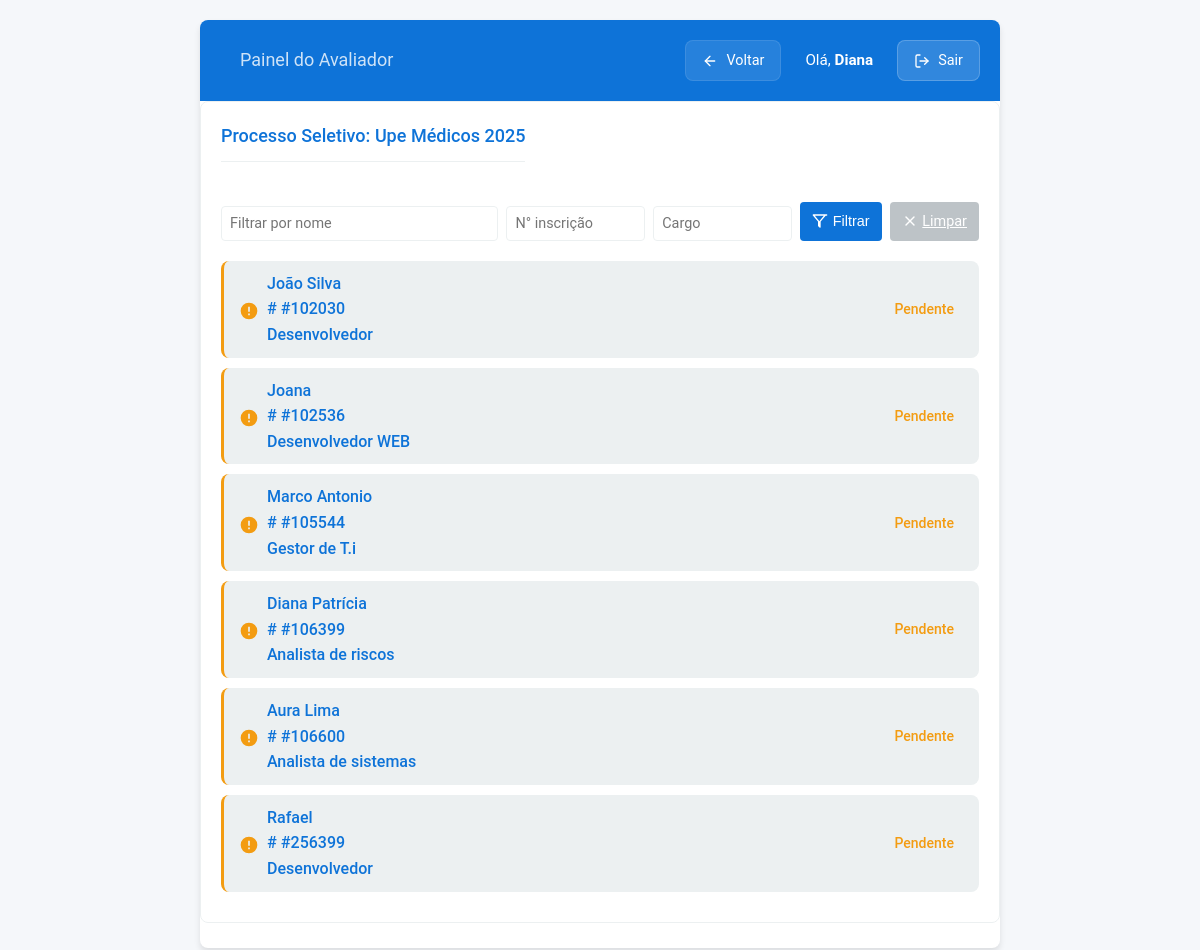
Page /painel/2/ (signed in) on the committed database.
### analise_curricular/models.py (models this page shows, shortened)
class Selecao(models.Model):
    nome = models.CharField(max_length=200, unique=True, verbose_name="Nome da Seleção")
    descricao = models.TextField(blank=True, verbose_name="Descrição")
    ativa = models.BooleanField(default=True, verbose_name="Ativa para Avaliação")
    class Meta:
        verbose_name = "Seleção"
        verbose_name_plural = "Seleções"
        ordering = ['nome']

class Candidato(models.Model):
    SIM_NAO_CHOICES = [
        ('Sim', 'Sim'),
        ('Nao', 'Não'),
    ]
    selecao = models.ForeignKey(
        Selecao,
        on_delete=models.SET_NULL,
        null=True,
        blank=True,
        related_name='candidatos_da_selecao',
        verbose_name="Seleção"
    )
    nome = models.CharField(max_length=255, verbose_name="Nome do Candidato")
    inscricao = models.CharField(max_length=50, unique=True, verbose_name="Número de Inscrição")
    cargo = models.CharField(max_length=100, verbose_name="Cargo/Função")
    pontuacao = models.IntegerField(
        default=0,
        verbose_name="Pontuação"
    )
    data_importacao = models.DateField(
        auto_now_add=True,
        verbose_name="Data da Importação"
    )
    data_analisado = models.DateTimeField(
        null=True,
        blank=True
    )
    avaliador_analise = models.ForeignKey(
        User,
        null=True,
        blank=True,
        on_delete=models.SET_NULL,
        related_name='avaliacoes_feitas'
    )
    analisado = models.BooleanField(
        default=False,
        verbose_name="Analisado"
    )
    respostas_dinamicas = JSONField(default=dict, blank=True, null=True)
    declarou_deficiencia = models.CharField(
        max_length=3,
        choices=SIM_NAO_CHOICES,
        default='Nao', # Valor padrão, pode ser ajustado
        verbose_name="Declarou que possui deficiência?"
    )
    tipo_deficiencia = models.TextField(
        blank=True,
        null=True,
        verbose_name="Tipo de Deficiência"
    )
    class Meta:
        verbose_name = "Candidato"
        verbose_name_plural = "Candidatos"
        ordering = ['nome', 'cargo']

### analise_curricular/views.py (the view)
# urls.py: path('painel/<int:selecao_id>/', views.painel_avaliador, name='painel_avaliador'),
@login_required
def painel_avaliador(request, selecao_id):
    selecao = get_object_or_404(Selecao, pk=selecao_id)
    candidatos = Candidato.objects.filter(selecao=selecao).order_by('inscricao')
    nome_filtro = request.GET.get('nome_filtro')
    inscricao_filtro = request.GET.get('inscricao')
    cargo_filtro = request.GET.get('cargo')
    if nome_filtro:
        candidatos = candidatos.filter(nome__icontains=nome_filtro)
    if inscricao_filtro:
        inscricao_limpa = ''.join(c for c in inscricao_filtro if c.isdigit())
        candidatos = candidatos.filter(inscricao__endswith=inscricao_limpa)
    if cargo_filtro:
        candidatos = candidatos.filter(cargo__icontains=cargo_filtro)
    context = {
        'selecao': selecao,
        'candidatos': candidatos,
        'todos_avaliados': not candidatos.filter(analisado=False).exists()
    }
    return render(request, 'Registration/painel_avaliador.html', context)

### analise_curricular/templates/Registration/painel_avaliador.html (shortened to what this page needs)
{% load static %}
<!DOCTYPE html>
<html lang="pt-br">
<head>
    <link rel="stylesheet" href="{% static 'CSS/style.css' %}">
</head>
<body>
    <div class="app-container">
        <header class="app-header">
            <div class="header-content">
                <h1>
                    <span class="selection-name">Painel do Avaliador</span>
                </h1>
             <div class="user-info">
    <a href="{% url 'selecionar_selecao' %}" class="back-button">
        <svg xmlns="http://www.w3.org/2000/svg" width="16" height="16" viewBox="0 0 24 24" fill="none" stroke="currentColor" stroke-width="2" stroke-linecap="round" stroke-linejoin="round">
            <path d="M19 12H5"></path>
            <path d="M12 19l-7-7 7-7"></path>
        </svg>
        Voltar
    </a>
    <span class="welcome-message">Olá, <strong>{{ request.user.username }}</strong></span>
    <a href="{% url 'logout' %}" class="logout-button">
        Sair
    </a>
</div>
            </div>
        </header>
        <main class="main-content">
            <section class="evaluation-section">
                <div class="section-header">
                    <h2 class="section-title">
                        Processo Seletivo: {{ selecao.nome }}
                    </h2>
                    <div class="candidate-counter">
                    </div>
                </div>
                <form method="get" class="filter-form compact">
                <div class="filter-grid">
                    <div class="filter-group">
                        <input type="text" id="nome_filtro" name="nome_filtro" value="{{ request.GET.nome_filtro }}" placeholder="Filtrar por nome">
                    </div>
                    <div class="filter-group">
                    <input type="text"
                        id="inscricao"
                        name="inscricao"
                        value="{{ request.GET.inscricao|default:''|slice:'2:' }}"
                        placeholder="N° inscrição"
                        oninput="this.value = this.value.replace(/\D/g, '')">
                    </div>
                    <div class="filter-group">
                        <input type="text" id="cargo" name="cargo" value="{{ request.GET.cargo }}" placeholder="Cargo">
                    </div>
                    <div class="filter-actions">
                        <button type="submit" class="filter-button" title="Aplicar filtros">
                            <svg xmlns="http://www.w3.org/2000/svg" width="16" height="16" viewBox="0 0 24 24" fill="none" stroke="currentColor" stroke-width="2" stroke-linecap="round" stroke-linejoin="round">
                                <polygon points="22 3 2 3 10 12.46 10 19.19 12 21.19 12 12.46 20 3"></polygon>
                            </svg>
                            <span class="mobile-hidden">Filtrar</span>
                        </button>
                        <a href="{% url 'painel_avaliador' selecao.id %}" class="filter-button neutral" title="Limpar filtros">
                            <svg xmlns="http://www.w3.org/2000/svg" width="16" height="16" viewBox="0 0 24 24" fill="none" stroke="currentColor" stroke-width="2" stroke-linecap="round" stroke-linejoin="round">
                                <line x1="18" y1="6" x2="6" y2="18"></line>
                                <line x1="6" y1="6" x2="18" y2="18"></line>
                            </svg>
                            <span class="mobile-hidden">Limpar</span>
                        </a>
                    </div>
                </div>
            </form>
              <div class="candidates-container">
                {% if candidatos %}
                    <ul class="document-list">
                        {% for candidato in candidatos %}
                            <li class="candidate-item {% if candidato.analisado %}evaluated{% else %}pending{% endif %}">
                                <a href="{% url 'analisar_candidato' candidato.id %}" class="document-link">
                                    <span class="document-icon">
                                        {% if candidato.analisado %}
                                            <svg width="20" height="20" viewBox="0 0 24 24">
                                                <path fill="var(--success-color)" d="M9 16.17L4.83 12l-1.42 1.41L9 19 21 7l-1.41-1.41L9 16.17z"/>
                                            </svg>
                                        {% else %}
                                            <svg width="20" height="20" viewBox="0 0 24 24">
                                                <path fill="var(--warning-color)" d="M13 13h-2V7h2m0 10h-2v-2h2m-1-13a10 10 0 0 0-10 10 10 10 0 0 0 10 10 10 10 0 0 0 10-10 10 10 0 0 0-10-10z"/>
                                            </svg>
                                        {% endif %}
                                    </span>
                                    <div class="candidate-info">
                                        <span class="candidate-name">{{ candidato.nome }}</span>
                                        <div class="candidate-meta">
                                            <span class="candidate-inscription">#{{ candidato.inscricao }}</span>
                                            <span class="candidate-position">{{ candidato.cargo }}</span>
                                        </div>
                                    </div>
                                    <span class="status-text">
                                        {% if candidato.analisado %}
                                            Avaliado em {{ candidato.data_analisado|date:"d/m/Y H:i" }}
                                        {% else %}
                                            Pendente
                                        {% endif %}
                                    </span>
                                </a>
                            </li>
                        {% endfor %}
                    </ul>
                {% endif %}
            </div>
            </section>
        </main>
    </div>
</body>
</html>

### rows in the picture
Selecao: nome "Upe Médicos 2025"
Candidato: analisado False (drawn), nome "João Silva", inscricao "102030", cargo "Desenvolvedor"
Candidato: analisado False (drawn), nome "Joana", inscricao "102536", cargo "Desenvolvedor WEB"
Candidato: analisado False (drawn), nome "Marco Antonio", inscricao "105544", cargo "Gestor de T.i"
Candidato: analisado False (drawn), nome "Diana Patrícia", inscricao "106399", cargo "Analista de riscos"
Candidato: analisado False (drawn), nome "Aura Lima", inscricao "106600", cargo "Analista de sistemas"
Candidato: analisado False (drawn), nome "Rafael", inscricao "256399", cargo "Desenvolvedor"

### other values in the picture
{{ request.user.username }} "Diana"
